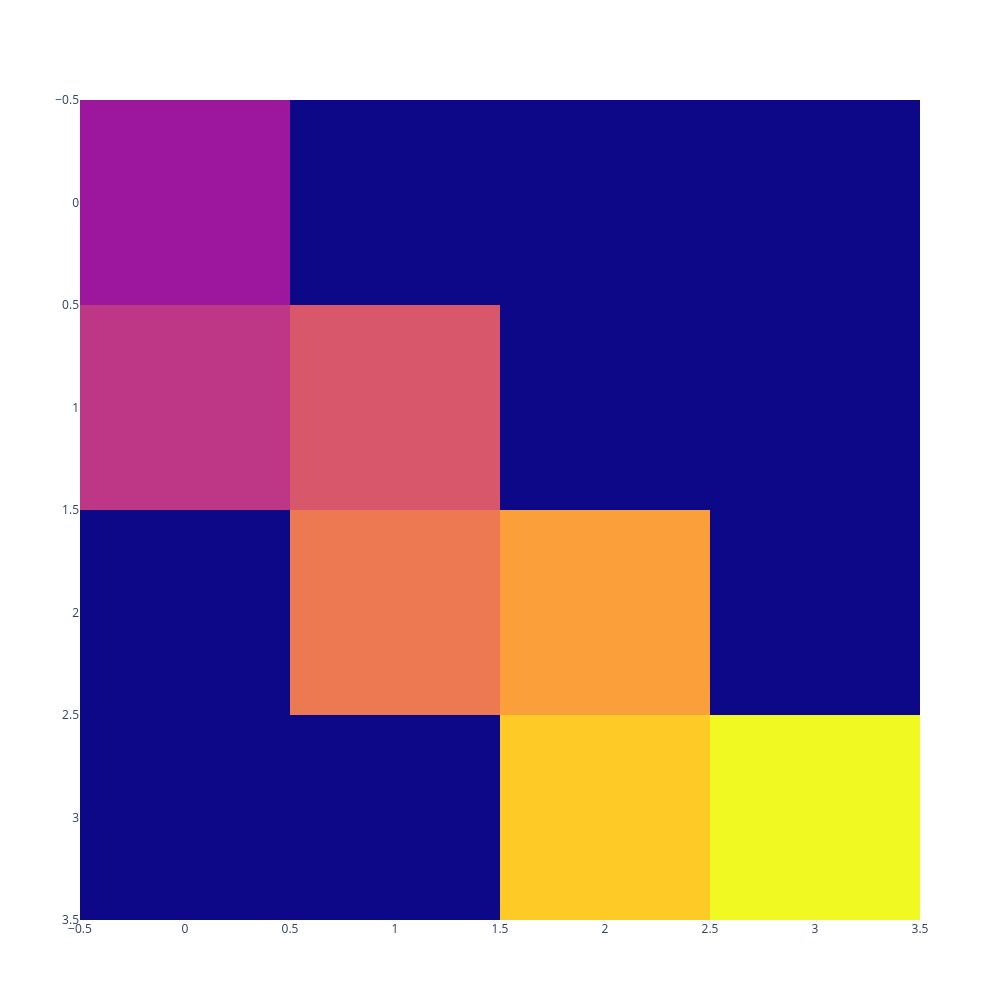

The code cell stored with this chart in its notebook:
### Code cell
fig = go.Figure()
fig.add_trace(go.Heatmap(z=block_mask[:2048, :2048], showscale=False))
fig.update_yaxes(autorange="reversed")
fig.update_layout(width=1000, height=1000)
fig.show()

### Figure 1 — Plotly figure (JSON) as saved in the notebook; plotly's stock layout.template omitted (floating-point values rounded to 4 significant figures)
{"data": [{"showscale": false, "type": "heatmap", "z": [[3, 0, 0, 0], [4, 5, 0, 0], [0, 6, 7, 0], [0, 0, 8, 9]]}], "layout": {"height": 1000, "width": 1000, "yaxis": {"autorange": "reversed"}}}
